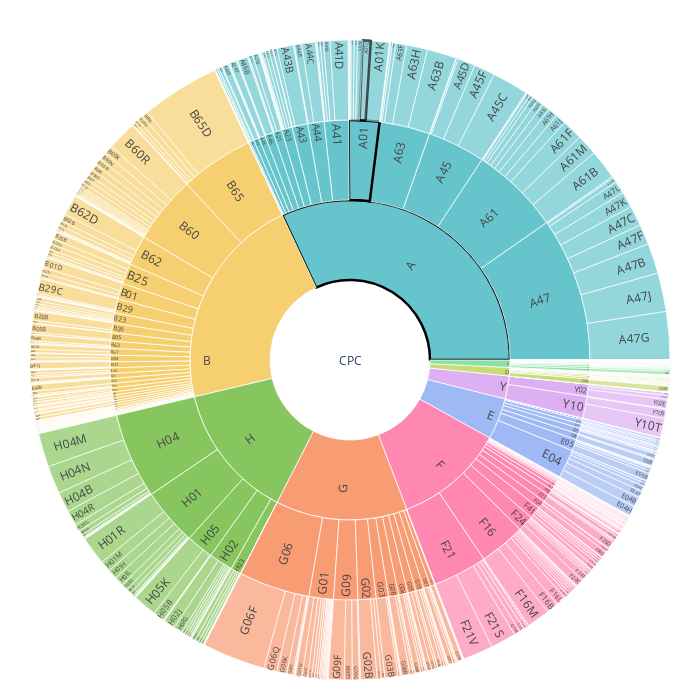

Notebook source saved alongside this figure:
### Code cell
import json
from collections import Counter
import pandas as pd
import plotly.graph_objects as go
import plotly.express as px

# Load your JSON data here
with open('../data/2018/design2018_cpc.json') as file:
    json_data = json.load(file)

# Count occurrences of each CPC code
cpc_counter = Counter()
for entry in json_data:
    for cpc in entry['cpc']:
        cpc_counter[cpc] += 1

# Aggregate counts by CPC classes (first 3 characters) and main classes (first character)
class_counter = Counter()
main_class_counter = Counter()

for cpc, count in cpc_counter.items():
    class_counter[cpc[:3]] += count
    main_class_counter[cpc[0]] += count

# Construct DataFrame for hierarchical plot
df_hierarchy = pd.DataFrame(
    [('CPC', None, sum(main_class_counter.values()))] +
    [(mc, 'CPC', cnt) for mc, cnt in main_class_counter.items()] +
    [(cl, cl[0], cnt) for cl, cnt in class_counter.items()] +
    [(cpc, cpc[:3], cnt) for cpc, cnt in cpc_counter.items()],
    columns=['id', 'parent', 'value']
)


# Define pastel colors per main family
families = list(main_class_counter.keys())
palette = px.colors.qualitative.Pastel
colors = palette * ((len(families) // len(palette)) + 1)
family_colors = {fam: colors[i] for i, fam in enumerate(families)}

# Assign fill colors based on family
fill_colors = []
for lbl in df_hierarchy['id']:
    if lbl == 'CPC':
        fill_colors.append('#FFFFFF')
    elif lbl in family_colors:
        fill_colors.append(family_colors[lbl])
    else:
        fill_colors.append(family_colors[lbl[0]])

# Highlight borders for specific nodes and increase default white gaps
highlight = {'A', 'A01', 'A01G'}
line_colors = []
line_widths = []
for lbl in df_hierarchy['id']:
    if lbl in  highlight:
        # thicker black border for highlighted nodes
        line_colors.append('black')
        line_widths.append(2.5)
    else:
        # default white border for separation
        line_colors.append('white')
        line_widths.append(0.75)

# Create sunburst chart with increased separation
fig = go.Figure(go.Sunburst(
    labels=df_hierarchy['id'],
    parents=df_hierarchy['parent'],
    values=df_hierarchy['value'],
    branchvalues='total',
    marker=dict(
        colors=fill_colors,
        line=dict(color=line_colors, width=line_widths)
    ),
    insidetextorientation='radial'
))

# Layout adjustments for full circle
fig.update_layout(
    
    uniformtext=dict(minsize=10),
    height=700,
    width=700,
    margin=dict(t=40, l=20, r=20, b=20)
)

# Save to PNG (ensure kaleido is installed)
fig.write_image('cpc_hierarchy_highlight.svg')
fig.show()

### Figure 1 — Plotly figure (JSON) as saved in the notebook; plotly's stock layout.template omitted (floating-point values rounded to 4 significant figures; data arrays with more than 128 entries replaced by an {"elided": "..."} marker saying what was removed)
{"data": [{"branchvalues": "total", "insidetextorientation": "radial", "labels": {"elided": "880 str values"}, "marker": {"colors": {"elided": "880 str values"}, "line": {"color": {"elided": "880 str values"}, "width": {"elided": "880 float values"}}}, "parents": {"elided": "880 str values"}, "type": "sunburst", "values": {"elided": "880 int values"}}], "layout": {"height": 700, "margin": {"b": 20, "l": 20, "r": 20, "t": 40}, "uniformtext": {"minsize": 10}, "width": 700}}
